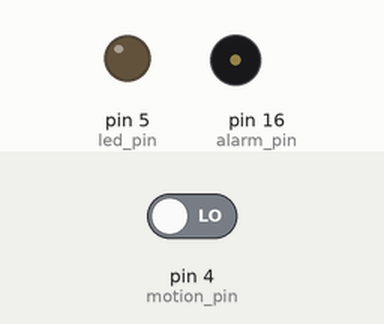
Recording of a sketch running on a simulated Arduino Uno, built with avr-gcc and run on an emulated ATmega328P. Parts: output pins drawn as LEDs (lit = HIGH), buzzer (waves = sounding). Dashed ring = blinking. The test bench sets the inputs (shaded band); at power-on: pin 4 (motion_pin) LOW.

Above: at 6.2 s.
6.3 s: pin 4 (motion_pin) driven HIGH
At 6.55 s:
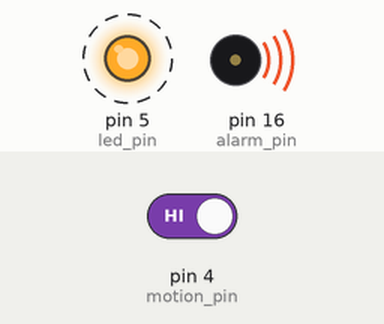
Timing chart, 0 to 15.3 s (numbered marks = the images above; inputs shaded):
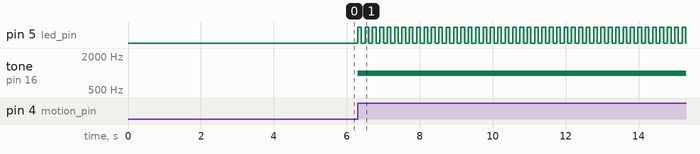

The sketch:

alarm_system.ino
```cpp
// Pins
const int alarm_pin = 16;
const int led_pin = 5;
const int motion_pin = 4;

// Alarm
boolean alarm_mode = false;

// Variables for the flashing LED
int ledState = LOW;
long previousMillis = 0;
long interval = 100; // Interval at which to blink (milliseconds)

void setup() {

  // Set pins to output
  pinMode(led_pin,OUTPUT);
  pinMode(alarm_pin,OUTPUT);

  // Wait before starting the alarm
  delay(5000);

}

void loop() {

  // Motion detected ?
  if (digitalRead(motion_pin)) {
    alarm_mode = true;
  }

  // If alarm mode is on, flash the LED and make the alarm ring
  if (alarm_mode) {

    unsigned long currentMillis = millis();

    if ((currentMillis - previousMillis) > interval) {

    previousMillis = currentMillis;

    if (ledState == LOW) {

      ledState = HIGH;

    }

    else {

      ledState = LOW;

    }

    // Switch the LED
    digitalWrite(led_pin, ledState);

    }

    tone(alarm_pin, 1000);

    }

}
```

Measured:
- after the input at 6.3 s, pin 5 (led_pin): alternates HIGH for 0.10 s and LOW for 0.10 s, starting at once; tone on pin 16 (alarm_pin): silent → 1000 Hz at once
